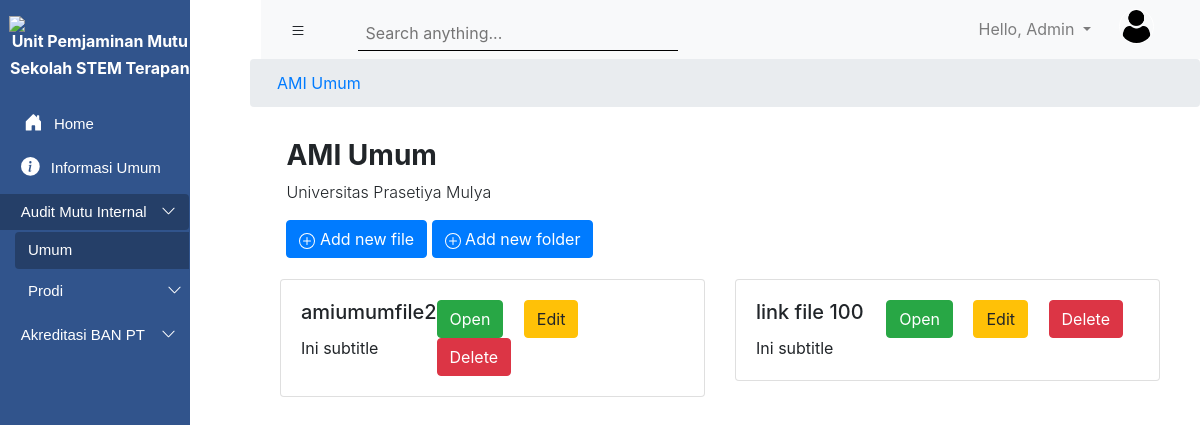
The page /subfolder1/5/ (signed in) on the database as committed earlier.
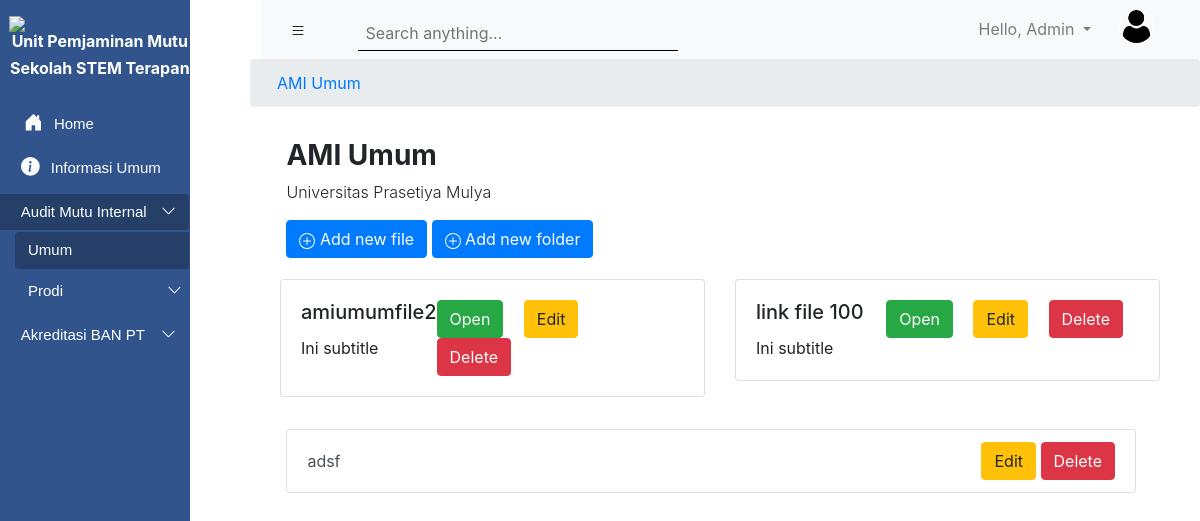
The same page on the database as committed later.
### upmsite/models.py (models this page shows, shortened)
class Folder(models.Model):
    listKategori = (
        ('AMI', 'AMI'),
        ('ABPT', 'ABPT'),
        ('Informasi Umum', 'Informasi Umum'),
    )
    nama_folder = models.CharField(default='', max_length=256)
    nama_prodi = models.ForeignKey(ProgramStudi, on_delete=models.CASCADE, blank = True, null = True)
    kategori = models.CharField(max_length=50, choices=listKategori)
    public_status = models.BooleanField(default = True)
    created_at = models.DateTimeField(auto_now_add=True)
    updated_at = models.DateTimeField(auto_now=True)
    isAllowNewFolder = models.BooleanField(default = True)
    isAllowNewFile = models.BooleanField(default = True)
    class Meta:
        ordering = ['-updated_at']

class File(models.Model):
    nama_file = models.CharField(max_length=250)
    nama_folder = models.ForeignKey(Folder, on_delete=models.CASCADE, blank = True, null = True)
    file_attachment = models.FileField(blank = True, null = True)
    public_status = models.BooleanField(default=True)

class SubFolder01(models.Model):
    nama_folder = models.CharField(max_length=520)
    parent_folder = models.ForeignKey(Folder, on_delete=models.CASCADE)

### upmsite/viewscinta.py (the view, shortened to what this page needs)
# urls.py: path('subfolder1/<int:pk_parent>/', viewscinta.SubFolder1List, name="subfolder1-list"),
def SubFolder1List(request, pk_parent):
    roles = request.user.roles
    prodi = request.user.prodi
    semua_prodi = models_account.ProgramStudi.objects.all()
    prodi_terpilih = models_account.ProgramStudi.objects.filter(id=prodi.id)
    ami_umum = models.Folder.objects.filter(nama_prodi=None, kategori='AMI')
    abpt_umum = models.Folder.objects.filter(nama_prodi=None, kategori='ABPT')
    link1 = data_pk_prodidef()
    global data_pk_prodi1
    data_pk_prodi1 = pk_parent
    amiumum = models.Folder.objects.get(id=pk_parent)
    if amiumum.kategori == 'AMI':
        amiumum_folders = models.SubFolder01.objects.filter(parent_folder__id = pk_parent)
        amiumum_files = models.File.objects.filter(nama_folder__id = pk_parent)
        kategori = amiumum.kategori
        print(amiumum.nama_prodi)
        context = {
            'bagian': amiumum.nama_prodi,
            'kategori': kategori,
            'folder': amiumum_folders,
            'files': amiumum_files,
            'pk_parent': pk_parent,
            'link1': link1,
            'judul': amiumum,
        }
    context1 = {
        'roles': roles,
        'ami_umum': ami_umum,
        'abpt_umum': abpt_umum,
        'semua_prodi': semua_prodi,
        'prodi_terpilih': prodi_terpilih,
    }
    return render(request, 'Akreditasi/SubFolder1List.html', {**context , **context1})

### upmsite/viewscinta.py (called while the page is built)
def data_pk_prodidef():
    return data_pk_prodi

### Templates/Akreditasi/SubFolder1List.html (shortened to what this page needs)
{% extends 'main.html' %}
{% load static %}
{% block content %}
<section>
  <nav aria-label="breadcrumb">
      <ol class="breadcrumb">
        {% if kategori == 'Informasi Umum' %}
        <li class="breadcrumb-item"><a href="{% url 'folder-list' kategori=kategori pk_prodi=link1 %}">{{kategori}}</a></li>
        <li class="breadcrumb-item active" aria-current="page" href="">{{judul.nama_folder}}</li>
        {% elif bagian == None %}
        <li class="breadcrumb-item"><a href="">{{judul.nama_folder}}</a></li>
        {% else %}
        <li class="breadcrumb-item"><a href="{% url 'folder-list' kategori=kategori pk_prodi=link1 %}">{{kategori}} {{bagian}}</a></li>
        <li class="breadcrumb-item active" aria-current="page" href="">{{judul.nama_folder}}</li>
        {% endif %}
      </ol>
  </nav>
</section>
  <section class="page-title" style="margin-left: 17.9rem; ">
      <h3 class="font-weight-bold">{{judul.nama_folder}}</h3>
      <p class="font-weight-light">Universitas Prasetiya Mulya</p>
      {%if kategori == 'AMI' %}
      <a class="btn btn-primary" href="{% url 'file-create' pk_parent %}">
        Add new file
      </a>
      <a class="btn btn-primary" href="{% url 'subfolder1-create' pk_parent %}">
        Add new folder
      </a>
      {% endif %}
  </section>
  <section class="folder-card">
    <div class="box-inside">
    <div class="row">
      {% if kategori == 'AMI' %}
      {% for item in files %}
      <div class="col-sm-6" data-role="card-menus">
        <div class="card card3">
          <div class="card-body">
            <div class="card-inside">
                <div class="card-text-inside">
                    <h5 class="card-title">{{item.nama_file}}</h5>
                    <p class="card-text">Ini subtitle</p>
                </div>
                <div>
                    <a href="{% static item.file_attachment.url %}" class="btn btn-success mr-3 btn-card-menu">Open</a>
                    <a href="{% url 'file-update' pk_parent=item.id %}" class="btn btn-warning mr-3 btn-card-menu">Edit</a>
                    <a href="{% url 'file-delete' pk_parent=item.id %}" class="btn btn-danger mr-3 btn-card-menu">Delete</a>
                </div>
            </div>
          </div>
        </div>
      </div>
      {% endfor %}
    </div>
  </div>
  </section>
      <section class="page-title" style="margin-left: 17.9rem; margin-right: 4rem;">
        <div class="list-group">
          {% for itemfolder in folder %}
            <div type="button" class="list-group-item list-group-item-action button list-main" data-role="list-menus" onclick="window.location='{% url 'subfolder2-list' itemfolder.id %}';">
              <a href="" class="text-decoration-none text-reset">{{itemfolder.nama_folder}}</a>
              <div>
                  <a href="{% url 'subfolder1-update' pk_parent=itemfolder.id %}" class="btn btn-warning btn-card-menu">Edit</a>
                  <a href="{% url 'subfolder1-delete' pk_parent=itemfolder.id %}" class="btn btn-danger btn-card-menu">Delete</a>
              </div>
            </div>
          {%endfor%}
        </div>
      </section>
      {% endif %}
  </section>
{% endblock %}

### Templates/main.html (shortened to what the changed rows need)
{% load static %}
<!DOCTYPE html>
<html lang="en">
<head>
    <link rel="stylesheet" href="https://stackpath.bootstrapcdn.com/bootstrap/4.5.2/css/bootstrap.min.css">
    <link rel="stylesheet" href="{% static 'css/main.css'%}">
</head>
<body>
    <section class="left_navigation" id="leftSidebar">
        <div class="accordion navigation_menu pt-3" id="accordionExample">
            <div class="card card1">
              <div class="card-head card1-2" id="headingTwo">
                <h2 class="mb-0">
                  <button class="btn btn-link btn-block text-left collapsed button1 {% if kategori == 'AMI' %}main-active{% endif %}" id="buttonTest" type="button" data-toggle="collapse" data-target="#collapseTwo" aria-expanded="false" aria-controls="collapseTwo">
                    <div class="button-content-2">
                        <div>Audit Mutu Internal</div>
                        <div class="caret">
                        </div>
                    </div>
                  </button>
                </h2>
              </div>
              <div id="collapseTwo" class="{% if kategori == 'AMI'%}collapse show{% else %}collapse{% endif %} buttonTest2" aria-labelledby="headingTwo" data-parent="#accordionExample">
                {% for item in ami_umum %}
                <a class="btn btn-link btn-block text-left button1 ml-4 {% if kategori == 'AMI' and prodi == None %}main-active{% endif %}" type="button" href="{% url 'subfolder1-list' pk_parent=item.id %}">
                  Umum
                </a>
                {% endfor %}
                {% if roles == 'Admin' %}
                <div class="accordion navigation_menu" id="accordionExampleTwo">
                  <div class="card-head card1-2" id="headingFour">
                    <h2 class="mb-0">
                      <button class="btn btn-link btn-block-inside text-left collapsed button1 ml-4 {% if kategori == 'AMI' and prodi != None %}main-active{% endif %}" id="buttonTest" type="button" data-toggle="collapse" data-target="#collapseFour" aria-expanded="false" aria-controls="collapseFour">
                        <div class="button-content-3">
                          <div>Prodi</div>
                          <div class="caret">
                          </div>
                        </div>
                      </button>
                    </h2>
                  </div>
                </div>
                {% elif roles == 'Faculty Member' %}
                  {% for item in prodi_terpilih %}
                    <a class="btn btn-link btn-block text-left button1 ml-4" type="button" href="{% url 'folder-list' kategori='AMI' pk_prodi=item.id %}">
                      {{item.nama_prodi}}
                    </a>
                  {% endfor %}
                {% endif %}
              </div>
            </div>
            <div class="card card1">
              <div class="card-head card1-2" id="headingThree">
                <h2 class="mb-0">
                  <button class="btn btn-link btn-block text-left collapsed button1" id="buttonTest" type="button" data-toggle="collapse" data-target="#collapseThree" aria-expanded="false" aria-controls="collapseThree">
                    <div class="button-content-2">
                      <div>Akreditasi BAN PT</div>
                      <div class="caret">
                      </div>
                  </div>
                  </button>
                </h2>
              </div>
            </div>
        </div>
    </section>
    <section id="rightScreen">
    {% block content %}
    {% endblock %}
</body>
</html>

Rows that differ between the two databases and show on the page:
added SubFolder01: nama_folder "adsf"
